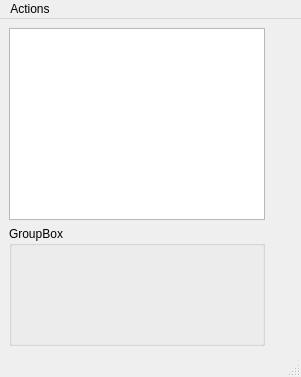
<?xml version="1.0" encoding="UTF-8"?>
<ui version="4.0">
 <class>bdCharUIWindow</class>
 <widget class="QMainWindow" name="bdCharUIWindow">
  <property name="geometry">
   <rect>
    <x>0</x>
    <y>0</y>
    <width>301</width>
    <height>359</height>
   </rect>
  </property>
  <property name="windowTitle">
   <string>MainWindow</string>
  </property>
  <widget class="QWidget" name="centralwidget">
   <layout class="QGridLayout" name="gridLayout">
    <item row="0" column="1">
     <widget class="QGraphicsView" name="charUI_graphicsView">
      <property name="sizePolicy">
       <sizepolicy hsizetype="Fixed" vsizetype="Fixed">
        <horstretch>0</horstretch>
        <verstretch>0</verstretch>
       </sizepolicy>
      </property>
      <property name="acceptDrops">
       <bool>true</bool>
      </property>
      <property name="viewportUpdateMode">
       <enum>QGraphicsView::MinimalViewportUpdate</enum>
      </property>
      <property name="optimizationFlags">
       <set>QGraphicsView::DontAdjustForAntialiasing|QGraphicsView::DontClipPainter|QGraphicsView::DontSavePainterState</set>
      </property>
     </widget>
    </item>
    <item row="0" column="2">
     <spacer name="horizontalSpacer">
      <property name="orientation">
       <enum>Qt::Horizontal</enum>
      </property>
      <property name="sizeHint" stdset="0">
       <size>
        <width>40</width>
        <height>20</height>
       </size>
      </property>
     </spacer>
    </item>
    <item row="2" column="1">
     <spacer name="verticalSpacer">
      <property name="orientation">
       <enum>Qt::Vertical</enum>
      </property>
      <property name="sizeHint" stdset="0">
       <size>
        <width>20</width>
        <height>40</height>
       </size>
      </property>
     </spacer>
    </item>
    <item row="1" column="1">
     <widget class="QGroupBox" name="groupBox">
      <property name="minimumSize">
       <size>
        <width>0</width>
        <height>120</height>
       </size>
      </property>
      <property name="title">
       <string>GroupBox</string>
      </property>
     </widget>
    </item>
   </layout>
  </widget>
  <widget class="QMenuBar" name="bdMenuBar">
   <property name="geometry">
    <rect>
     <x>0</x>
     <y>0</y>
     <width>301</width>
     <height>20</height>
    </rect>
   </property>
   <widget class="QMenu" name="menuActions">
    <property name="title">
     <string>Actions</string>
    </property>
    <addaction name="actionImport_Background_Image"/>
    <addaction name="actionAdd_Buton"/>
   </widget>
   <addaction name="menuActions"/>
  </widget>
  <widget class="QStatusBar" name="statusbar"/>
  <action name="actionImport_Background_Image">
   <property name="text">
    <string>Import Background Image</string>
   </property>
  </action>
  <action name="actionAdd_Buton">
   <property name="text">
    <string>Add Controller</string>
   </property>
  </action>
 </widget>
 <resources/>
 <connections/>
</ui>
